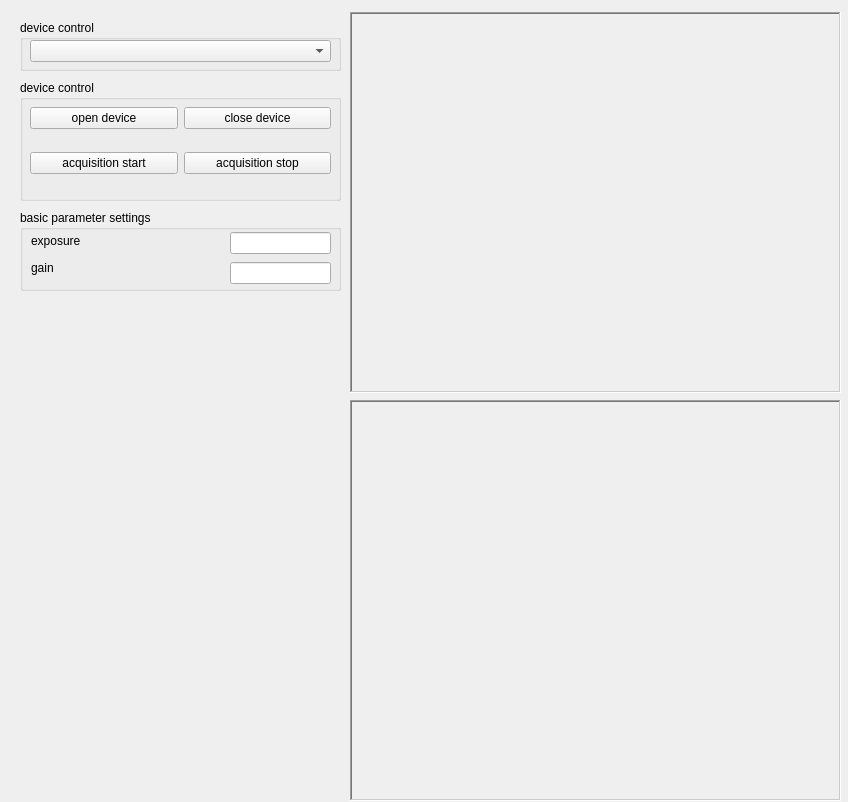
<?xml version="1.0" encoding="UTF-8"?>
<ui version="4.0">
 <class>MultiCamDlg</class>
 <widget class="QWidget" name="MultiCamDlg">
  <property name="geometry">
   <rect>
    <x>0</x>
    <y>0</y>
    <width>848</width>
    <height>802</height>
   </rect>
  </property>
  <property name="windowTitle">
   <string>MultiCam</string>
  </property>
  <widget class="QGroupBox" name="groupBox">
   <property name="geometry">
    <rect>
     <x>20</x>
     <y>20</y>
     <width>321</width>
     <height>51</height>
    </rect>
   </property>
   <property name="title">
    <string>device control</string>
   </property>
   <widget class="QComboBox" name="device_list_box">
    <property name="geometry">
     <rect>
      <x>10</x>
      <y>20</y>
      <width>301</width>
      <height>22</height>
     </rect>
    </property>
   </widget>
  </widget>
  <widget class="QGroupBox" name="groupBox_3">
   <property name="geometry">
    <rect>
     <x>20</x>
     <y>210</y>
     <width>321</width>
     <height>81</height>
    </rect>
   </property>
   <property name="title">
    <string>basic parameter settings</string>
   </property>
   <widget class="QLabel" name="exposure_range">
    <property name="geometry">
     <rect>
      <x>90</x>
      <y>20</y>
      <width>111</width>
      <height>21</height>
     </rect>
    </property>
    <property name="text">
     <string/>
    </property>
   </widget>
   <widget class="QLabel" name="gain_range">
    <property name="geometry">
     <rect>
      <x>90</x>
      <y>50</y>
      <width>111</width>
      <height>20</height>
     </rect>
    </property>
    <property name="text">
     <string/>
    </property>
   </widget>
   <widget class="QLabel" name="label_4">
    <property name="geometry">
     <rect>
      <x>11</x>
      <y>50</y>
      <width>41</width>
      <height>16</height>
     </rect>
    </property>
    <property name="text">
     <string>gain</string>
    </property>
   </widget>
   <widget class="QLabel" name="label_3">
    <property name="geometry">
     <rect>
      <x>11</x>
      <y>20</y>
      <width>71</width>
      <height>21</height>
     </rect>
    </property>
    <property name="text">
     <string>exposure</string>
    </property>
   </widget>
   <widget class="QWidget" name="layoutWidget">
    <property name="geometry">
     <rect>
      <x>210</x>
      <y>20</y>
      <width>101</width>
      <height>57</height>
     </rect>
    </property>
    <layout class="QVBoxLayout" name="verticalLayout_2">
     <item>
      <widget class="QLineEdit" name="exposure_time_edit"/>
     </item>
     <item>
      <widget class="QLineEdit" name="gain_edit"/>
     </item>
    </layout>
   </widget>
  </widget>
  <widget class="QGroupBox" name="groupBox_2">
   <property name="geometry">
    <rect>
     <x>20</x>
     <y>80</y>
     <width>321</width>
     <height>121</height>
    </rect>
   </property>
   <property name="title">
    <string>device control</string>
   </property>
   <widget class="QWidget" name="layoutWidget_2">
    <property name="geometry">
     <rect>
      <x>10</x>
      <y>10</y>
      <width>301</width>
      <height>101</height>
     </rect>
    </property>
    <layout class="QGridLayout" name="gridLayout">
     <item row="0" column="0">
      <widget class="QPushButton" name="open_device_btn">
       <property name="text">
        <string>open device</string>
       </property>
      </widget>
     </item>
     <item row="0" column="1">
      <widget class="QPushButton" name="close_device_btn">
       <property name="text">
        <string>close device</string>
       </property>
      </widget>
     </item>
     <item row="1" column="0">
      <widget class="QPushButton" name="acquisition_start_btn">
       <property name="text">
        <string>acquisition start</string>
       </property>
      </widget>
     </item>
     <item row="1" column="1">
      <widget class="QPushButton" name="acquisition_stop_btn">
       <property name="text">
        <string>acquisition stop</string>
       </property>
      </widget>
     </item>
    </layout>
   </widget>
  </widget>
  <widget class="QLabel" name="show_image_up">
   <property name="geometry">
    <rect>
     <x>350</x>
     <y>12</y>
     <width>491</width>
     <height>381</height>
    </rect>
   </property>
   <property name="styleSheet">
    <string notr="true"/>
   </property>
   <property name="frameShape">
    <enum>QFrame::WinPanel</enum>
   </property>
   <property name="frameShadow">
    <enum>QFrame::Sunken</enum>
   </property>
   <property name="text">
    <string/>
   </property>
  </widget>
  <widget class="QLabel" name="show_image_down">
   <property name="geometry">
    <rect>
     <x>350</x>
     <y>400</y>
     <width>491</width>
     <height>401</height>
    </rect>
   </property>
   <property name="styleSheet">
    <string notr="true"/>
   </property>
   <property name="frameShape">
    <enum>QFrame::WinPanel</enum>
   </property>
   <property name="frameShadow">
    <enum>QFrame::Sunken</enum>
   </property>
   <property name="text">
    <string/>
   </property>
  </widget>
 </widget>
 <resources/>
 <connections/>
</ui>
